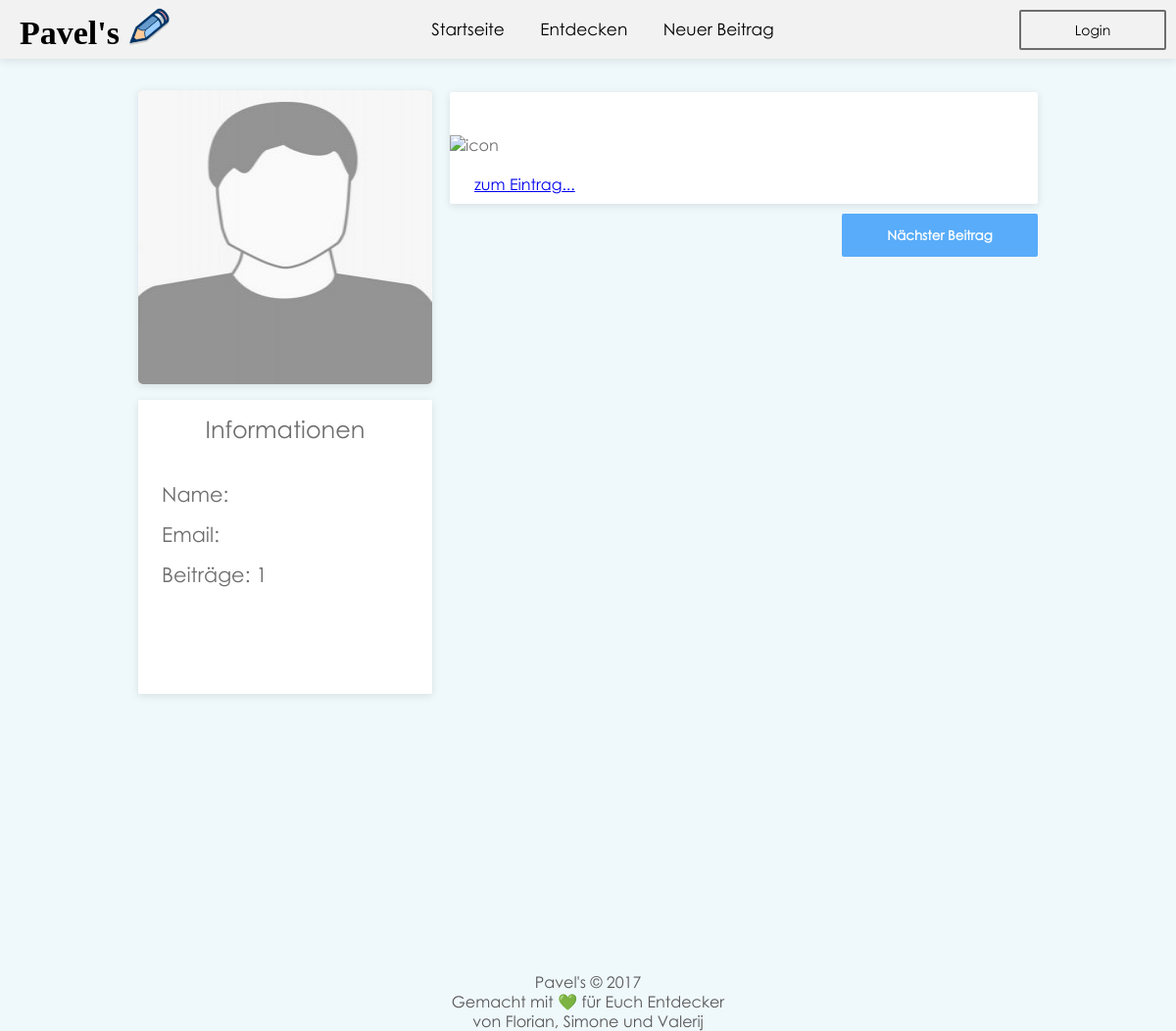
The page /profil/user_profil.php?profil=Snens on the database as committed earlier.
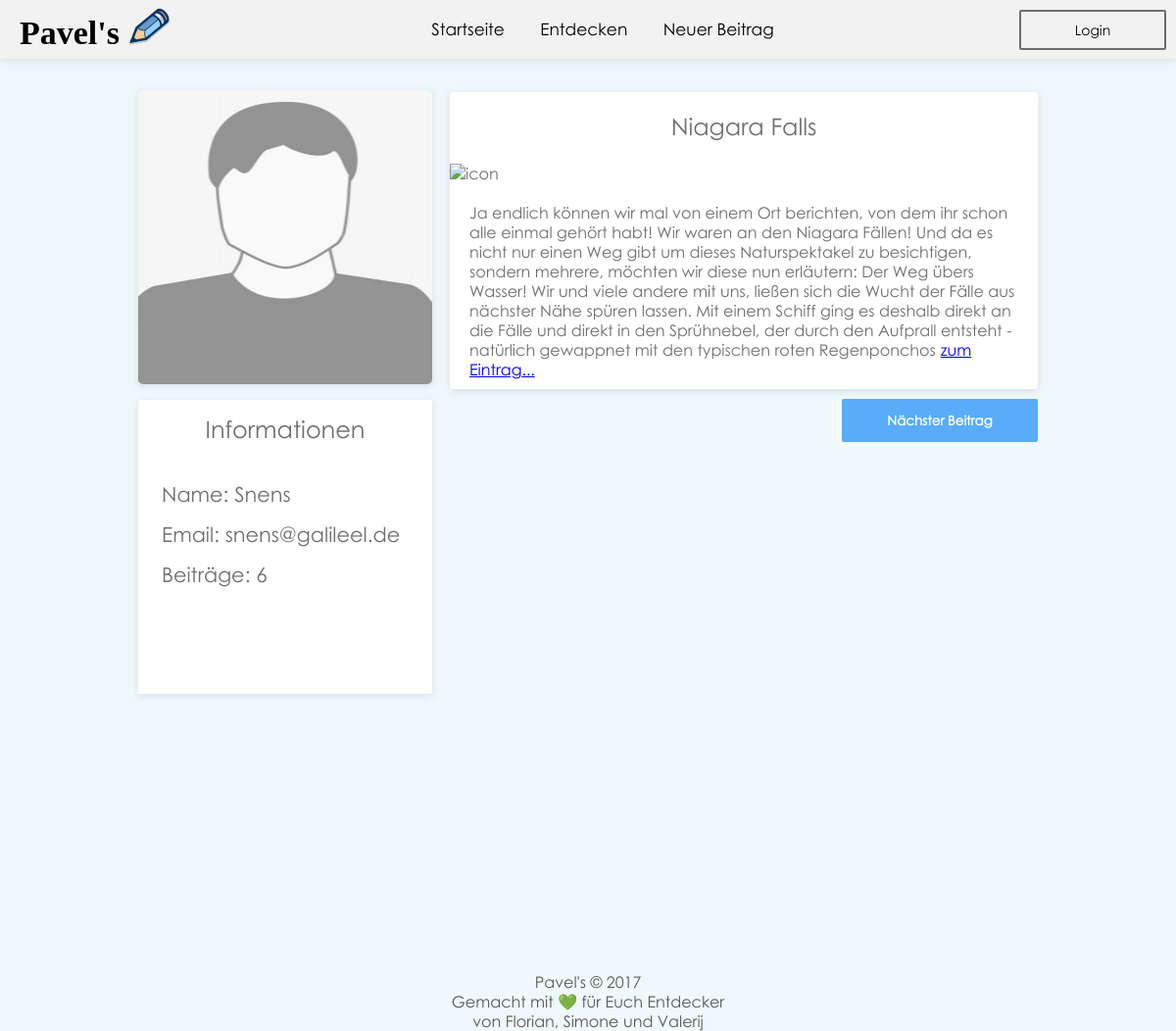
The same page on the database as committed later.
### tables this page shows
CREATE TABLE `users` (
  `user_id` int(11) NOT NULL,
  `user_name` varchar(256) NOT NULL,
  `user_email` varchar(256) NOT NULL,
  `user_pwd` varchar(256) NOT NULL,
  `blog_count` int(11) NOT NULL
);

CREATE TABLE `blog_entry` (
  `blog_entry_id` int(11) NOT NULL,
  `user_name` varchar(256) NOT NULL,
  `title` varchar(256) NOT NULL,
  `place` varchar(256) NOT NULL,
  `content` varchar(4096) NOT NULL,
  `date` date NOT NULL,
  `blog_count` int(11) NOT NULL
);

### profil/user_profil.php (the view, shortened to what this page needs)
<!DOCTYPE html>
<html>
  <head>
    <link href="../navigation/navi_style.css" type="text/css" rel="stylesheet">
    <link href="user_profil.css" type="text/css" rel="stylesheet">
  </head>
  <?php include("../navigation/navi.php");?>
  <?php
    if(isset($_GET['profil'])){
      $name = $_GET['profil'];
      $pdo = new PDO('mysql:host=localhost;dbname=login_system', 'root', '');
      $sql = "SELECT * FROM blog_entry WHERE user_name='$name'";
      foreach ($pdo->query($sql) as $row);
      $pdo2 = new PDO('mysql:host=localhost;dbname=login_system', 'root', '');
      $sql2 = "SELECT * FROM users WHERE user_name='$name'";
      foreach ($pdo2->query($sql2) as $row2);
    }
  ?>
  <body>
    <div id="main_content">
      <div id="user">
        <div id="user_picture">
          <img src="../images/user_picture_example.jpg" alt="User Picture">
        </div>
        <div id="user_information">
          <section id="u_info">
            <p>Informationen</p>
              <ul>
                <li>Name: <?php echo $row2['user_name'] ;?></li>
                <li>Email: <?php echo $row2['user_email'] ;?></li>
                <li>Beiträge: <?php echo $row2['blog_count'] + 1 ;?></li>
              </ul>
          </section>
        </div>
      </div>
      <div id="user_posts">
        <div class="post" id="entry">
          <?php
            if(isset($_GET['profil'])){
              $name = $_GET['profil'];
              $pdo = new PDO('mysql:host=localhost;dbname=login_system', 'root', '');
              $sql = "SELECT * FROM blog_entry WHERE user_name='$name'";
              foreach ($pdo->query($sql) as $row);
              $title = "title";
              $preview = "preview";
              $more = "more";
              $tag = $row['blog_entry_id'];
              echo '<p id="'.$title.'">';
              echo $row['title'];
              echo "</p>";
              echo '<img src="../images/login_back_2.jpg" alt="icon" />';
              echo '<p id="'.$preview.'">';
              echo $row['content'];
              echo '<a id="'.$more.'" href="../blog_entrys/blog_entry.php?id_search='.$tag.'">zum Eintrag...</a>';
              echo "</p>";
            }
          ?>
        </div>
      </div>
      <div id="next">
        <button onClick="nextEntry();" id="next_entry" type="button">Nächster Beitrag</button>
      </div>
    </div>
    <footer>
      <div class="madefor">Pavel's © 2017 <br> Gemacht mit 💚 für Euch Entdecker<br>von Florian, Simone und Valerij</div>
    </footer>
  </body>
</html>

### navigation/navi.php (shortened to what this page needs)
<!DOCTYPE>
<html>
  <head>
  </head>
  <body>
    <nav>
      <div class="topnav" id="myTopnav">
        <a class="nav" href="../startseite/index.php">Startseite</a>
        <a class="nav" href="../overview/overview.php">Entdecken</a>
        <a class="nav" href="../blog_entrys/create_entry.php">Neuer Beitrag</a>
      </div>
      <div id="logo">
          <a href="../startseite/index.php">
        <img id="icon_pic" src="../images/blue-pencil-horizontal-hi.png">
			  <a id="icon" href="#pavels">Pavel's</a>
          </a>
      </div>
      <?php
        if(isset($_SESSION['user_id'])){
          $username = $_SESSION['user_name'];
          echo '<form class="log_sys" action="../login_system/includes/logout-inc.php" method="POST">
            <button type="submit" name="submit">Logout</button>
            <a id="prof" href="../profil/user_profil.php?profil='.$username.'">Profil</a>
          </form>';
        } else {
          echo '<div class="log_sys">
            <a id="log_btn" href="../login_system/login.php"><button>Login</button></a>
          </div>';
        }
      ?>
    </nav>
  </body>
</html>

### navigation/navi_style.css (style rules this page uses)
html,body { margin:0px;font-family:'Century Gothic' , sans-serif }
nav { background-color:#f2f2f2;text-align:center;box-shadow:0 2px 9px rgba(0, 0, 0, 0.1);height:60px }
#logo { float:left;margin-left:10px;width:220px }
#log_btn button { width:150px;margin-left:40px }
#icon_pic { width:50px;margin-left:28%;margin-top:20px;-webkit-transform:rotate(-40deg) }
.log_sys { float:right }
#icon { font-family:'Bradley Hand ITC', bold;font-size:34px;text-decoration:none;float:left;margin-left:10px;margin-top:-13%;color:black;font-weight:bold }
.log_sys button { margin-right:10px;width:100px;margin-top:10px;padding:10px 16px;border:2px solid #6E6E6E;background-color:#f2f2f2;color:black;font-family:'Century Gothic' , sans-serif;border-radius:2px;font-size:14px }
.topnav { display:inline-block }
.topnav a { display:inline-block;color:black;text-align:center;padding:19px 16px;text-decoration:none;font-size:17px;background-color:#f2f2f2 }

### profil/user_profil.css (style rules this page uses)
html,body { height:100%;background-color:#EFF8FB }
#main_content { height:900px;width:918px;margin-right:auto;margin-left:auto;margin-top:2em }
#user { height:100%;width:300px;float:left }
#user_picture { display:block;width:300px;height:300px;min-width:15em;min-height:15em;background-color:#eee;float:left;border-radius:2px;box-shadow:0 2px 9px rgba(0, 0, 0, 0.1) }
#user_picture img { width:100%;height:100%;border-radius:5px }
#user_information { float:left;margin-top:1em;display:block;width:300px;height:300px;min-width:15em;min-height:15em;background-color:white;border-radius:2px;box-shadow:0 2px 9px rgba(0, 0, 0, 0.1) }
#user_information p { text-align:center;font-family:sans-serif;padding-top:15px;font-size:1.5em;margin-top:0;font-family:'Century Gothic';color:#6E6E6E }
#user_information ul { list-style:none;margin-left:-1px }
#user_information li { font-family:sans-serif;font-size:1.3em;padding-top:15px;font-family:'Century Gothic';color:#6E6E6E;margin-left:-15px }
#user_posts { float:right;width:600px;margin-left:1em;margin-top:-22px }
#user_posts .post { border-radius:2px;background-color:white;font-family:'Century Gothic';color:#6E6E6E;box-shadow:0 2px 9px rgba(0, 0, 0, 0.1) }
#user_posts .post #title { font-family:'Century Gothic';padding-top:20px;text-align:center;font-size:1.5em }
#user_posts .post img { width:100% }
#user_posts .post #preview { margin-top:0;font-family:sans-serif;font-size:1em;line-height:20px;margin:10px;padding:10px;font-family:'Century Gothic' }
#more { margin-bottom:10px;margin-left:5px }
#next { text-align:right }
#next button { width:200px;border:none;color:black;font-family:'Century Gothic';border-radius:2px;background-color:#58ACFA;padding:14px 20px;font-family:'Century Gothic';text-decoration:none;color:white;font-weight:bold;border-radius:2px }
footer { color:#585858;font-family:'Century Gothic';margin-bottom:1em }
.madefor,.copyright { text-align:center }

Rows that differ between the two databases and show on the page:
added users: user_name "Snens", user_email "snens@galileel.de", $row2['blog_count'] + 1 "6"
added blog_entry: title "Niagara Falls", content "Ja endlich können wir mal von einem Ort berichten, von dem ihr schon alle einmal gehört habt! Wir waren an den Niagara Fällen! Und da es nicht nur einen Weg gibt um dieses Naturspektakel zu besichtigen, sondern mehrere, möchten wir diese nun erläutern: Der Weg übers Wasser! Wir und viele andere mit uns, ließen sich die Wucht der Fälle aus nächster Nähe spüren lassen. Mit einem Schiff ging es deshalb direkt an die Fälle und direkt in den Sprühnebel, der durch den Aufprall entsteht - natürlich gewappnet mit den typischen roten Regenponchos"
Other text that changed with them:
$row2['blog_count'] + 1: "1" → (not shown)
